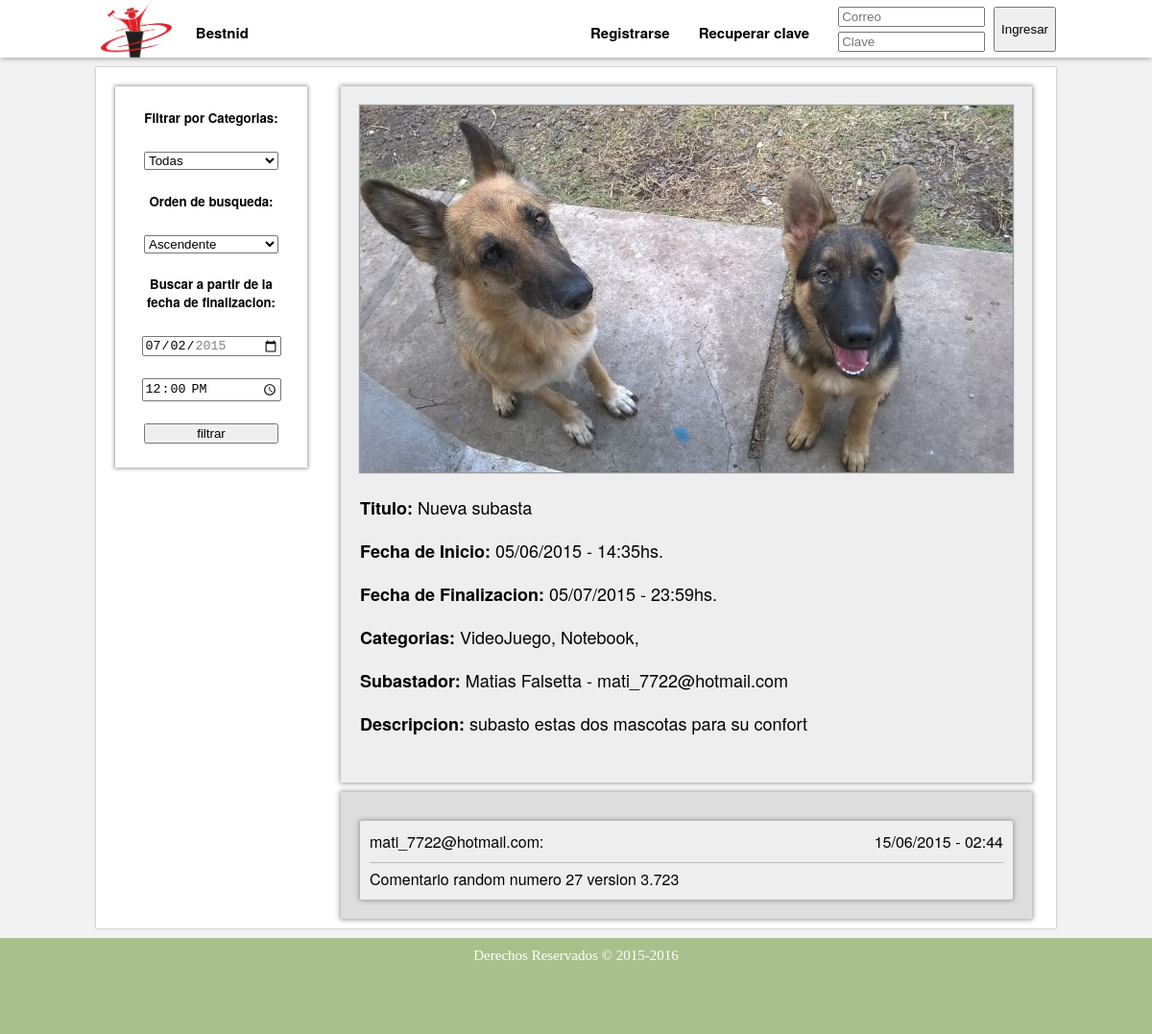
The app's page /ver_subasta.php?id=28, older data.
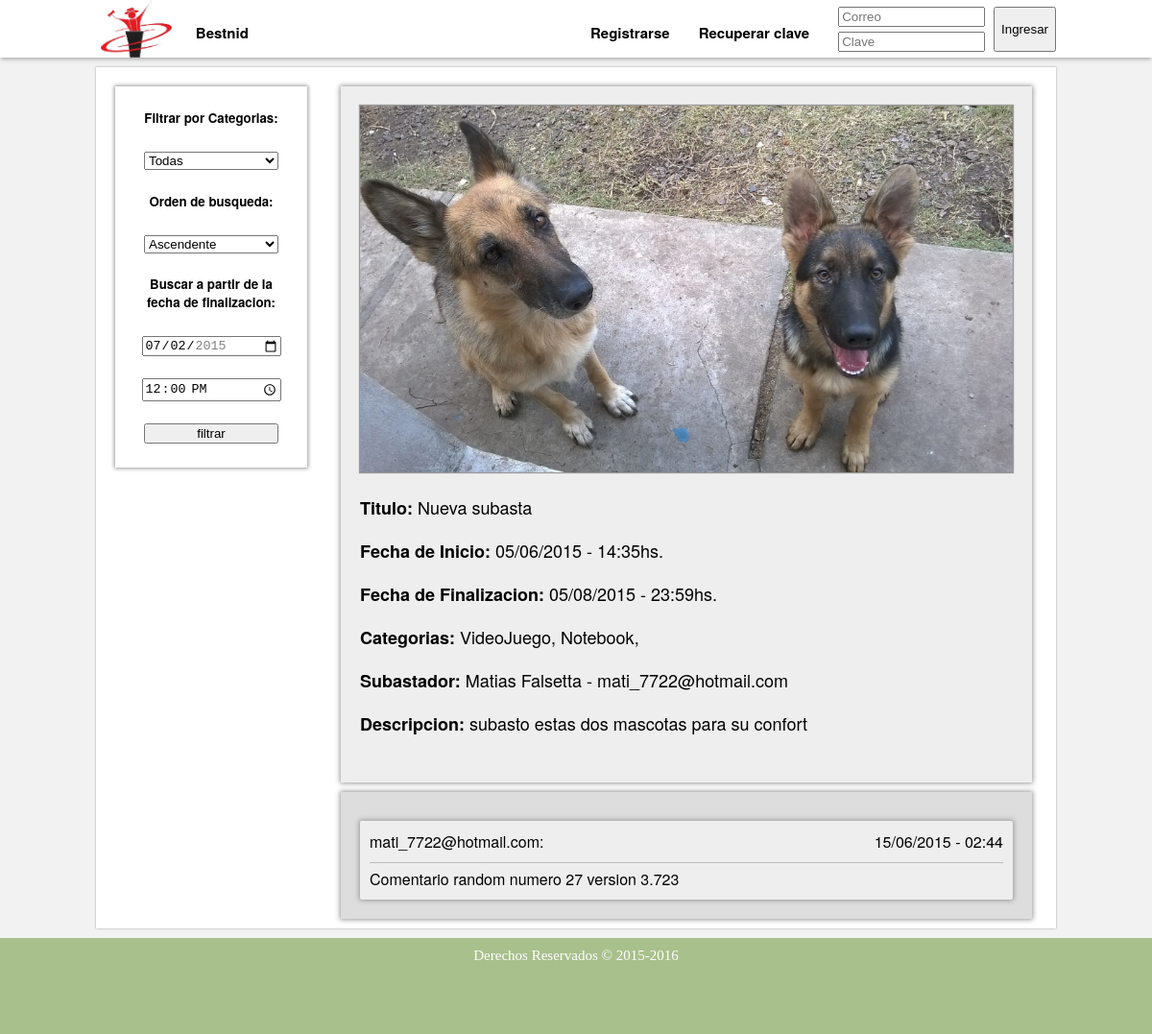
The same page, newer data.
### tables this page shows
CREATE TABLE IF NOT EXISTS `subasta` (
`idSubasta` int(11) NOT NULL,
  `titulo` varchar(200) NOT NULL,
  `descripcion` text NOT NULL,
  `foto` text NOT NULL,
  `fechaInicio` datetime NOT NULL,
  `fechaFin` datetime NOT NULL,
  `IdUsuario` int(11) NOT NULL,
  `idOfertaGanadora` int(11) NOT NULL DEFAULT '-1',
  `pago` int(11) NOT NULL DEFAULT '0'
);

CREATE TABLE IF NOT EXISTS `usuario` (
`idUsuario` int(11) NOT NULL,
  `administrador` tinyint(1) NOT NULL,
  `fechaNac` date NOT NULL,
  `mail` varchar(50) NOT NULL,
  `nombre` varchar(50) NOT NULL,
  `apellido` varchar(50) NOT NULL,
  `dni` int(11) NOT NULL,
  `tarjetaCredito` int(11) NOT NULL,
  `contrasenia` varchar(50) NOT NULL
);

### ver_subasta.php (the view, shortened to what this page needs)
<?php
	$conectar=conectar();
	$id=$_GET['id'];
	$consulta="SELECT * FROM subasta INNER JOIN usuario ON (subasta.idUsuario = usuario.idUsuario) WHERE idSubasta = '$id'";
	$resul=mysqli_query($conectar,$consulta);
	$subasta=mysqli_fetch_array($resul);
?>
<!DOCTYPE html>
<html lang="es">
	<head>
		<link href="./estilos/estilo.css" rel="stylesheet" type="text/css">
		<link rel="stylesheet" type="text/css" href="./estilos/mas_estilos.css">
		<link href="./estilos/otros_estilos.css" rel="stylesheet" type="text/css">
	</head>
	<body>
		<?php include ('./menu.php'); ?>
		<div id='cuerpo'>
			<section>
				<?php
				$consultaCateg="SELECT DISTINCT nombre FROM categoria INNER JOIN subastacategoria ON (categoria.idCategoria = subastacategoria.idCategoria) WHERE subastacategoria.idSubasta = '$id'";
				$resulCateg=mysqli_query($conectar,$consultaCateg);
				?>
				<div class="maxiSubasta">
					<div class="maxiFoto"><img src="./<?php echo $subasta['foto'] ?>"></div>
					<div class="maxiDescripcion">
						<p><b>Titulo:</b> <?php echo $subasta['titulo']; ?></p>
						<p><b>Fecha de Inicio:</b> <?php echo date_format(date_create($subasta['fechaInicio']), 'd/m/Y - H:i'); ?>hs.</p>
						<p><b>Fecha de Finalizacion:</b> <?php echo date_format(date_create($subasta['fechaFin']), 'd/m/Y - H:i'); ?>hs.</p>
						<p><b>Categorias:</b>
						<?php
						while($categoria=mysqli_fetch_array($resulCateg)){
							echo $categoria['nombre'].", ";
						}
						?></p>
						<p><b>Subastador: </b><?php echo $subasta['nombre']." ".$subasta['apellido']." - ".$subasta['mail']; ?></p>
						<p><b>Descripcion:</b> <?php echo $subasta['descripcion']; ?></p>
					</div>
				</div>
				<div id="comentarios">
					<?php
						$consultacoment="SELECT comentario.idComentario, comentario.descripcion, comentario.fecha, comentario.idUsuario, usuario.administrador, usuario.mail FROM comentario INNER JOIN usuario ON (comentario.idUsuario = usuario.idUsuario) WHERE idSubasta = '$id' ORDER BY comentario.fecha DESC";
						$resulcoment=mysqli_query($conectar,$consultacoment);
						while($comentario=mysqli_fetch_array($resulcoment)) {
					?>
							<div class="comentario">
								<div class="comentario_encabezado">
									<div class="comentario_encabezado_izq">
										<?php echo $comentario['mail']; ?>:
									</div>
									<div class="comentario_encabezado_der">
										<?php echo date_format(date_create($comentario['fecha']), 'd/m/Y - H:i'); ?>
									</div>
								</div>
								<div class="comentario_texto">
									<?php echo $comentario['descripcion']; ?>
								</div>
							</div>
					<?php
						}
					?>
				</div>
			</section>
			<aside>
				<?php include ('./aside.php'); ?>
			</aside>
		</div>
		<footer>
			<span>Derechos Reservados &copy; 2015-2016</span>
		</footer>
	</body>
</html>

Row changes from the older to the newer data that the page shows:
changed subasta "Nueva subasta": fechaFin "05/07/2015 - 23:59" → "05/08/2015 - 23:59"
